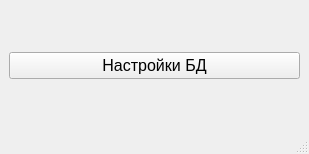
<?xml version="1.0" encoding="UTF-8"?>
<ui version="4.0">
 <class>MainWindow</class>
 <widget class="QMainWindow" name="MainWindow">
  <property name="geometry">
   <rect>
    <x>0</x>
    <y>0</y>
    <width>309</width>
    <height>154</height>
   </rect>
  </property>
  <property name="windowTitle">
   <string>MainWindow</string>
  </property>
  <widget class="QWidget" name="centralwidget">
   <layout class="QGridLayout" name="gridLayout">
    <item row="0" column="0">
     <widget class="QPushButton" name="openDialogButton">
      <property name="font">
       <font>
        <pointsize>12</pointsize>
       </font>
      </property>
      <property name="text">
       <string>Настройки БД</string>
      </property>
     </widget>
    </item>
   </layout>
  </widget>
  <widget class="QMenuBar" name="menubar">
   <property name="geometry">
    <rect>
     <x>0</x>
     <y>0</y>
     <width>309</width>
     <height>22</height>
    </rect>
   </property>
  </widget>
  <widget class="QStatusBar" name="statusbar"/>
 </widget>
 <resources/>
 <connections/>
</ui>
